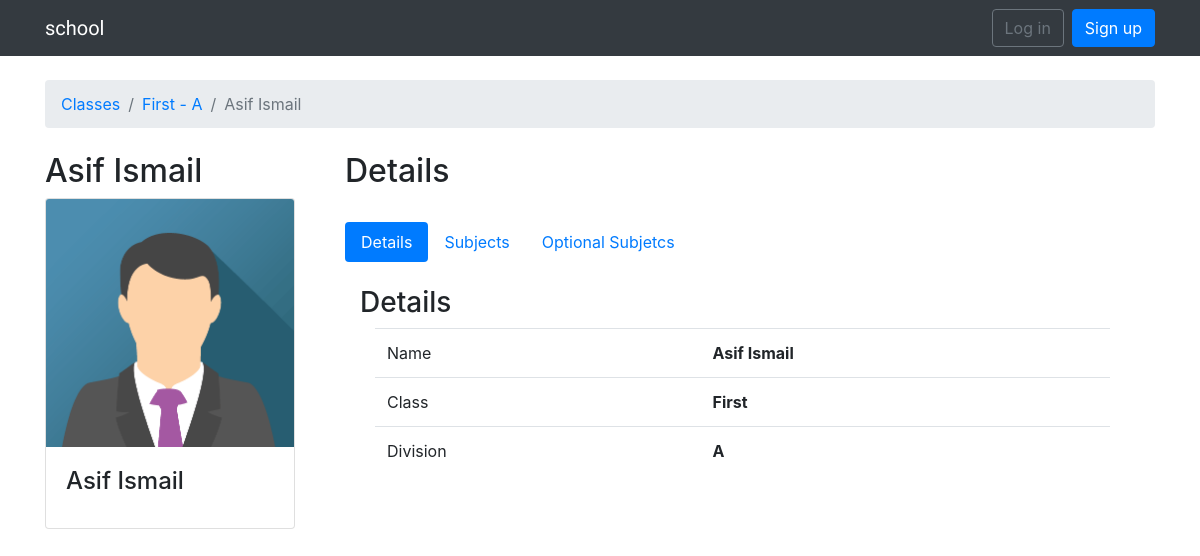
The page /class/1/student/1/ on the database its author committed.
### school/models.py (models this page shows, shortened)
class Student(models.Model):
    name = models.CharField(max_length=250)
    standard = models.ForeignKey(Classes, related_name="student_classes", on_delete=models.CASCADE)
    division = models.CharField(max_length=25)
    subject = models.ForeignKey(Subject, related_name="subject", null=True, on_delete=models.CASCADE)
    optn_subject = models.ForeignKey(OptionalSubject, on_delete=models.CASCADE)

class Classes(models.Model):
    standard = models.CharField(max_length=250)
    division = models.CharField(max_length=25)
    def __str__(self):
        return self.standard

### school/views.py (the view)
# urls.py: path('class/<int:pk>/student/<int:student_pk>/', views.student_detail, name='student'),
def student_detail(request, pk, student_pk):
    student = get_object_or_404(Student, standard__pk=pk, pk=student_pk)
    return render(request, 'school/student_detail.html', {'student': student})

### school/models.py (called while the page is built)
    def __str__(self):
        return self.name

    def __str__(self):
        return self.name

### templates/school/student_detail.html (shortened to what this page needs)
{% extends 'school/base.html' %}
{% load static %}
{% block breadcrumb %}
  <li class="breadcrumb-item "><a href="{% url 'school:index' %}">Classes</a></li>
  <li class="breadcrumb-item"><a href="{% url 'school:classes' student.standard.pk %}">{{student.standard}} - {{ student.division }}</a></li>
  <li class="breadcrumb-item active">{{ student.name }}</li>
  {% endblock %}
{% block content %}
<div class="row">
    <div class="col-lg-3 col-md-3">
    <h2>{{ student.name }}</h2>
    <div class="card" style="width:250px">
      <img class="card-img-top" src="{% static 'img/true.png' %}" alt="Card image" style="width:100%">
      <div class="card-body">
        <h4 class="card-title">{{ student.name }}</h4>
      </div>
    </div>
    </div>
    <div class="col-lg-9 col-md-9">
        <div class="container">
                <h2>Details</h2>
                <br>
                <ul class="nav nav-pills" role="tablist">
                  <li class="nav-item">
                    <a class="nav-link active" data-toggle="pill" href="#home">Details</a>
                  </li>
                  <li class="nav-item">
                    <a class="nav-link" data-toggle="pill" href="#menu1">Subjects</a>
                  </li>
                  <li class="nav-item">
                    <a class="nav-link" data-toggle="pill" href="#menu2">Optional Subjetcs</a>
                  </li>
                </ul>
                <div class="tab-content">
                  <div id="home" class="container tab-pane active"><br>
                    <h3>Details</h3>
                    <div class="container">
                            <table class="table table-borderless">
                              <tbody>
                                <tr>
                                  <td>Name</td>
                                  <td><strong>{{ student.name }}</strong></td>
                                </tr>
                                <tr>
                                  <td>Class</td>
                                  <td><strong>{{ student.standard }}</strong></td>
                                </tr>
                                <tr>
                                  <td>Division</td>
                                  <td><strong>{{ student.division }}</strong></td>
                                </tr>
                              </tbody>
                            </table>
                          </div>
                  </div>
                </div>
        </div>
    </div>
</div>
{% endblock %}

### rows shown on the page
Student: standard "First", division "A", name "Asif Ismail"
